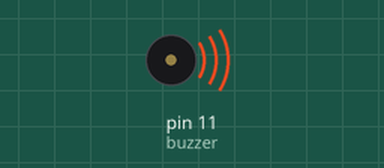
Simulated run of this sketch. Board: Arduino Uno, built with avr-gcc and run on an emulated ATmega328P. Shown: buzzer (waves = sounding).

Above: at 0.1 s.
Timing chart, 0 to 1.6 s (numbered marks = the images above):
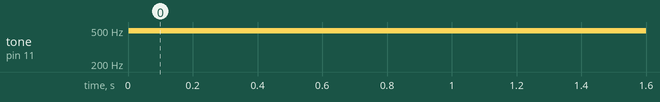

Measured:
- by itself, tone on pin 11 (buzzer): silent → 490 Hz at 0.00 s

The sketch:

Myactive.ino
```cpp
//www.elegoo.com
//2016.12.08

int buzzer = 11;//the pin of the active buzzer
void setup()
{
 pinMode(buzzer,OUTPUT);//initialize the buzzer pin as an output
}

void loop()
{
  unsigned char i;
  int delay_high = 20;
  int delay_low = delay_high;
  int loop_iterations = 100;
  int j = 0;

  for(int i = 0; i < 255000; i += 1) // bring volume up
  {
    j = i / 100;
    analogWrite(buzzer, j);
  }

//  for(int i = 255; i >= 0; i -= 1) // bring volume down
//  {
//    analogWrite(buzzer, i);
//  }


//  while(1)
//  {

//output another frequency
//    for(i=0;i<loop_iterations;i++)
//      {
//      digitalWrite(buzzer,HIGH);
//      delay(delay_high);//wait for delay_high ms
//      digitalWrite(buzzer,LOW);
//      delay(delay_low);//wait for delay_low ms
//      }
      //output a frequency
//    for(i=0;i<loop_iterations;i++)
//      {
//      digitalWrite(buzzer,HIGH);
//      delay(1);//wait for 1ms
//      digitalWrite(buzzer,LOW);
//      delay(1);//wait for 1ms
//      }


//  }
}
```
